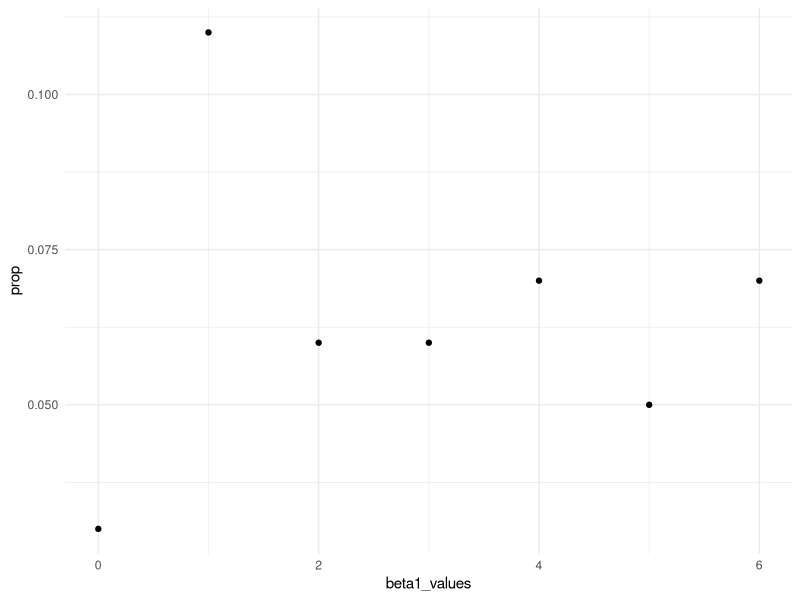
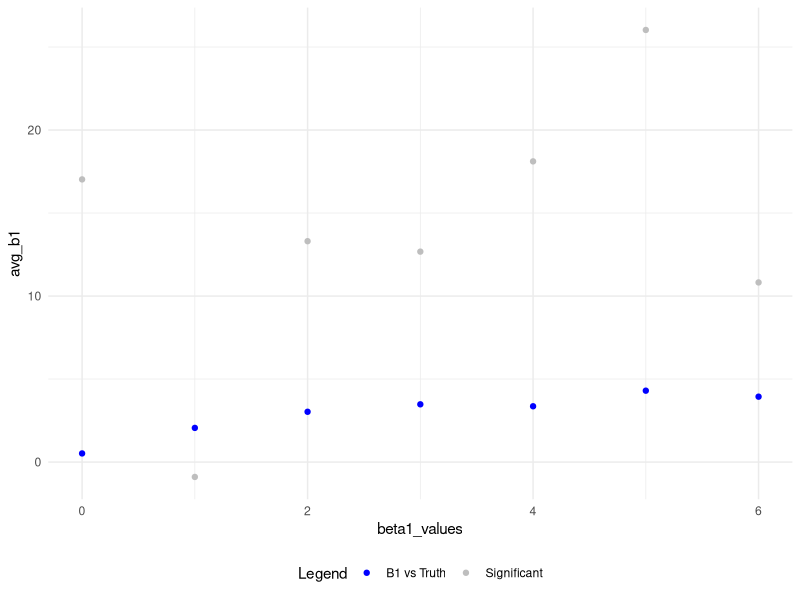

Write R code to recreate these figures, in order.
## ---- chunk 1
library(tidyverse)
#library(rvest)

knitr::opts_chunk$set(
	echo = TRUE,
	warning = FALSE,
	fig.width = 8, 
  fig.height = 6,
  out.width = "90%"
)
options(
  ggplot2.continuous.colour = "viridis",
  ggplot2.continuous.fill = "viridis"
)
scale_colour_discrete = scale_colour_viridis_d
scale_fill_discrete = scale_fill_viridis_d
theme_set(theme_minimal() + theme(legend.position = "bottom"))
## ---- chunk 2
set.seed(10)

iris_with_missing = iris %>% 
  map_df(~replace(.x, sample(1:150, 20), NA)) %>%
  mutate(Species = as.character(Species))
## ---- chunk 3
mean_sepal = mean(pull(iris_with_missing, Sepal.Length), na.rm=TRUE)

test_replace = tibble(replace_na(pull(iris_with_missing, Sepal.Length), mean_sepal))

rest2_replace = tibble(replace_na(pull(iris_with_missing, Species), "virginica"))
## ---- chunk 4
# Want a function that takes in 1 vector and outputs another vector with missing values replaced

replace_missing_fn = function(vector) {
  
  if(length(vector) == 1){
    stop("Argument cannot be computed for length 1 vectors")
  }
  
  else if(is.numeric(vector)) {
    mean = mean(vector, na.rm=TRUE)
    tibble(
      replace_na(vector, mean)
    )
  }
  
  else if (!is.numeric(vector)) {
    tibble(
      replace_na(vector, "virginica")
    )
  }
}

# # Test the function
# 
# replace_missing_fn(pull(iris_with_missing, Sepal.Length))
# 
# # replace_missing_fn(2)
# 
# replace_missing_fn(pull(iris_with_missing, Species))

## ---- chunk 5
output = map(iris_with_missing, replace_missing_fn) %>% 
  bind_cols()
## ---- chunk 6
files = tibble(csv_name = list.files("./data/")) %>% 
  mutate(
    input = str_c("./data/", csv_name)
  ) %>% 
  separate(csv_name, into = c("arm", "subject_id", "csv"), sep = "([\\_\\.])") %>% 
  select(-csv) %>% 
  mutate(
  data = map(input, read_csv)
  ) %>% 
  unnest(data) %>% 
  select(-input)
## ---- chunk 7
set.seed(1)

sim_regression = function(beta1) {
  
  sim_data = tibble(
    x = rnorm(30, mean = 0, sd = 1),
    y = 2 + beta1 * x + rnorm(30, 0, 50)
  )
  
  ls_fit = lm(y ~ x, data = sim_data) %>% 
    broom::tidy() %>% 
    filter(term == "x") %>% 
    select(estimate, p.value)
  
  ls_fit
}

sim_results = 
  tibble(beta1_values = c(0, 1, 2, 3, 4, 5, 6)) %>% 
  mutate(
    output_list = map(.x = beta1_values, ~ rerun(100, sim_regression(beta1 = .x))),
    output_df = map(output_list, bind_rows)
  ) %>% 
  select(-output_list) %>% 
  unnest(output_df)

## ---- chunk 8
prop_rej = sim_results %>% 
  mutate(
    reject = as.numeric(p.value < 0.05)
  ) %>% 
  group_by(beta1_values) %>% 
  summarize(
    prop = sum(reject)/n()
  )

ggplot(prop_rej, aes(x = beta1_values, y = prop)) +
  geom_point()
## ---- chunk 9
b1_vs_truth = sim_results %>% 
  mutate(
    reject = as.numeric(p.value < 0.05)
  ) %>% 
  group_by(beta1_values) %>% 
  summarize(
    avg_b1 = mean(estimate)
  )

b1_vs_truth_rejected = sim_results %>% 
  mutate(
    reject = as.numeric(p.value < 0.05)
  ) %>% 
  filter(reject == 1) %>% 
  group_by(beta1_values) %>% 
  summarize(
    avg_b1 = mean(estimate)
  )

plot_b1vstruth = ggplot(b1_vs_truth, aes(x = beta1_values, y = avg_b1)) +
  geom_point(aes(color = "B1 vs Truth")) +
  geom_point(data = b1_vs_truth_rejected, aes(color = "Significant")) +
  scale_color_manual("Legend", values = c("blue", "grey"))

plot_b1vstruth
